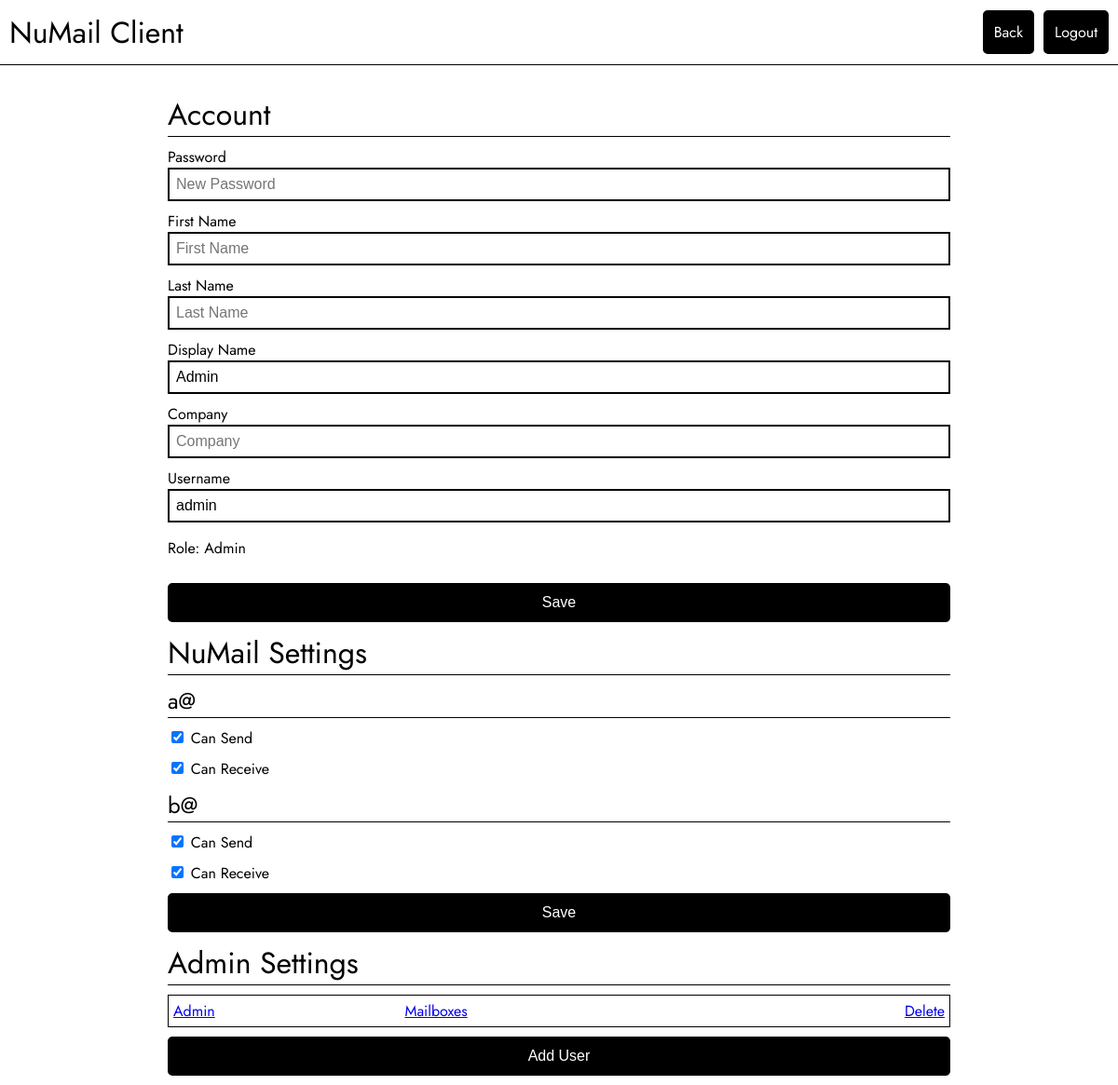
The page /settings (signed in) on the database as committed earlier.
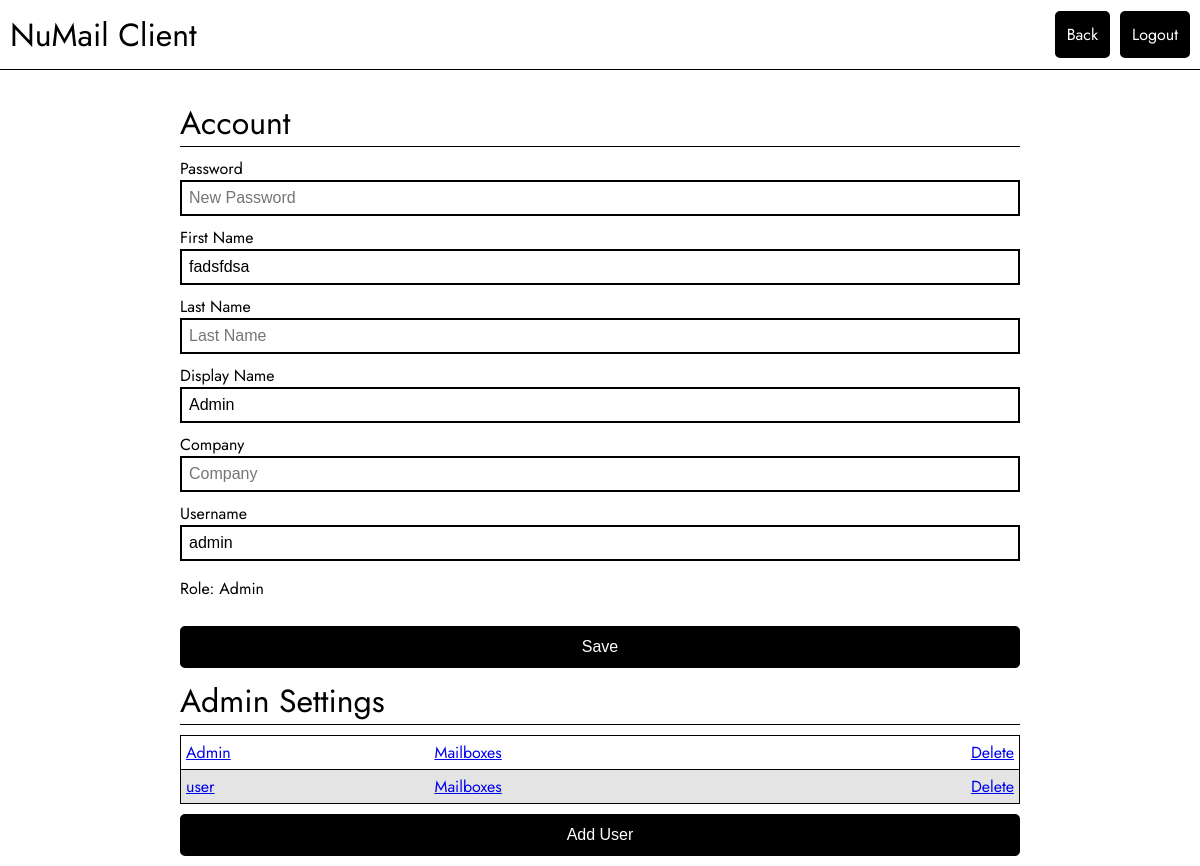
The same page on the database as committed later.
### tables this page shows
CREATE TABLE Users (
    userId INTEGER NOT NULL PRIMARY KEY AUTOINCREMENT,
    userName VARCHAR(100) NOT NULL UNIQUE,
    firstName VARCHAR(100) DEFAULT NULL,
    lastName VARCHAR(100) DEFAULT NULL,
    displayName VARCHAR(100) NOT NULL,
    company VARCHAR(100) DEFAULT NULL,
    password TEXT NOT NULL,
    isAdmin BOOLEAN NOT NULL DEFAULT 0
);

### ui.py (the view)
@app.route('/settings')
def settings():
    if 'username' not in session:
        return redirect(url_for('login'))
    currentUser = get_user(session['username'])
    if not currentUser:
        abort(404)
    if currentUser["isAdmin"]:
        users = get_all_users()
        mailboxes = get_all_user_mailboxes()
        if not mailboxes:
            mailboxes = []
    else:
        users = []
        mailboxes = []
    current_user_mb = get_user_mailboxes(session['username'])
    if not current_user_mb:
        current_user_mb = []
    users_serializable = []
    for user in users:
        users_serializable.append({
            key: (value.decode('utf-8') if isinstance(value, bytes) else value)
            for key, value in user.items()
            if key != "password"
        })
    mailbox_serializable = []
    for box in mailboxes:
        mailbox_serializable.append({
            key: (value.decode('utf-8') if isinstance(value, bytes) else value)
            for key, value in box.items()
        })
    return render_template('settings.html', domain=server_settings["visible_domain"], user=currentUser, users=users_serializable, mailboxes=mailbox_serializable, usermb=current_user_mb)

### db/db.py (called while the page is built)
@contextlib.contextmanager
def get_db():
    db = sqlite3.connect("./db/sqlite/numail.db")
    try:
        db.row_factory = sqlite3.Row
        yield db
    finally:
        db.close()

def get_user(user_name: str) -> bool | dict:
    with get_db() as db:
        user_exists = db.execute("SELECT * FROM Users WHERE userName = ?", (user_name,)).fetchone()
        if not user_exists:
            return False
        else:
            return dict(user_exists)

def get_all_users() -> bool | list:
    with get_db() as db:
        user_exists = db.execute("SELECT * FROM Users").fetchall()
        if not user_exists:
            return False
        else:
            return [dict(row) for row in user_exists]

def get_user_mailboxes(user_name: str) -> list | bool:
    with get_db() as db:
        user_exists = db.execute("SELECT * FROM Users WHERE userName = ?", (user_name,)).fetchone()
        if not user_exists:
            return False
        else:
            mb_exists = db.execute("SELECT * FROM Mailboxes WHERE mbUser = ?", (user_exists["userId"],)).fetchall()
            if mb_exists:
                return [dict(row) for row in mb_exists]
            else:
                return False

def get_all_user_mailboxes() -> dict | bool:
    with get_db() as db:
        box_exists = db.execute("SELECT * FROM Mailboxes").fetchall()
        if not box_exists:
            return False
        return [dict(row) for row in box_exists]

### templates/settings.html (shortened to what this page needs)
<!DOCTYPE html>
<html lang="en">
<head>
    <link rel="stylesheet" type="text/css" href="{{ url_for('static', filename='css/style.css') }}">
    <link rel="stylesheet" type="text/css" href="{{ url_for('static', filename='css/settings.css') }}">
</head>
<body>
    <div class="header">
        <h1>NuMail Client</h1>
        <div class="header-right">
            <a href="/" class="button">Back</a>
            <a href="/logout" class="button">Logout</a>
        </div>
    </div>
    <div class="main">
        <div class="settings-center">
            <form id="settingsForm" class="settingsForm">
                <h1>Account</h1>
                <label>Password</label>
                <input type="password" name="pwd" placeholder="New Password">
                <label>First Name</label>
                <input type="text" name="fname" placeholder="First Name" value="{{user['firstName'] if user['firstName']}}">
                <label>Last Name</label>
                <input type="text" name="lname" placeholder="Last Name" value="{{user['lastName'] if user['lastName']}}">
                <label>Display Name</label>
                <input type="text" name="displayName" placeholder="Display Name" value="{{user['displayName']}}">
                <label>Company</label>
                <input type="text" name="company" placeholder="Company" value="{{user['company'] if user['company']}}">
                <label>Username</label>
                <input type="text" name="uname" placeholder="Username" value="{{user['userName'] if user['userName']}}">
                {% if user['isAdmin'] %}
                    <p>Role: Admin</p>
                {% else %}
                    <p>Role: User</p>
                {% endif %}
                <button type="submit">Save</button>
            </form>
            {% if usermb  %}
                <form id="nmSettingsForm" class="settingsForm">
                    <h1>NuMail Settings</h1>
                    {% for mb in usermb %}
                        <h2>{{mb["mbName"]}}@{{domain}}</h2>
                        <div class="checkbox">
                            <input type="checkbox" name="canSend_{{mb['mbName']}}" id="canSend_{{mb['mbName']}}" {{"checked" if mb["mbSend"]}}>
                            <label for="canSend_{{mb['mbName']}}">Can Send</label>
                        </div>
                        <div class="checkbox">
                            <input type="checkbox" name="canReceive_{{mb['mbName']}}" id="canReceive_{{mb['mbName']}}" {{"checked" if mb["mbReceive"]}}>
                            <label for="canReceive_{{mb['mbName']}}">Can Receive</label>
                        </div>
                    {% endfor %}
                    <button type="submit">Save</button>
                </form>
            {% endif %}
            {% if user["isAdmin"] %}
                <h1>Admin Settings</h1>
                <table class="admin-table">
                    {% for theUser in users %}
                        <tr>
                            <td><a href="javascript:void(0);" onclick="toggleOverlay('userForm', '{{theUser['userId']}}')">{{theUser["displayName"]}}</a></td>
                            <td><a href="javascript:void(0);" onclick="toggleOverlay('mailboxForm', '{{theUser['userId']}}')">Mailboxes</a></td>
                            <td class="table-delete"><a href="javascript:void(0);" onclick="deleteAccount('{{theUser['userId']}}')">Delete</a></td>
                        </tr>
                    {% endfor %}
                </table>
                <button type="button" onclick="toggleOverlay('newUserForm')">Add User</button>
            {% endif %}
        </div>
    </div>
</body>
</html>

### static/css/style.css (style rules this page uses)
body { font-family: "Jost", serif; margin: 0; padding: 0; }
.header { width: 100%; padding: 10px; border-bottom: 1px solid black; box-sizing: border-box; display: flex; height: 70px; align-items: center; position: fixed; background-color: white; top: 0; justify-content: space-between; }
.header-right { display: flex; }
.header-right a { margin-left: 10px; }
.header h1 { font-weight: normal; margin: 0; }
.main { margin-top: 70px; height: calc(100vh - 70px); }
input[type=text], input[type=password] { padding: 7px; border: 2px black solid; outline: none; font-size: 16px; }
button, input[type=button], input[type=submit] { padding: 10px; background-color: black; color: white; border: 2px solid black; border-radius: 5px; cursor: pointer; outline: none; font-size: 16px; }
.button { padding: 10px; background-color: black; color: white; border: 2px solid black; border-radius: 5px; font-size: 16px; text-decoration: none; }

### static/css/settings.css (style rules this page uses)
.main { display: flex; flex-direction: column; align-items: center; margin-bottom: 10px; height: 100%; }
.settings-center { margin-top: 20px; display: flex; flex-direction: column; width: 70%; }
.settings-center h1, .settings-center h2, .mbs { font-weight: normal; margin: 0; margin-top: 10px; border-bottom: 1px solid black; }
.settingsForm { display: flex; flex-direction: column; }
.settingsForm > .checkbox, .settingsForm > button, .settingsForm > label { margin-top: 10px; }
.admin-table { border-collapse: collapse; margin: 10px 0; }
.admin-table tr { border: solid 1px black; }
.admin-table tr:nth-child(even) { background-color: #e4e4e4; }
.table-delete { text-align: end; }
.admin-table td { padding: 5px; }

Rows that differ between the two databases and show on the page:
changed Users "Admin": fname (not shown) → "fadsfdsa"
added Users: displayName "user"
Other text that changed with them:
text no longer shown: "NuMail Settings Save"
list line gone: "a @ ☑ Can Send ☑ Can Receive"
list line gone: "b @ ☑ Can Send ☑ Can Receive"
